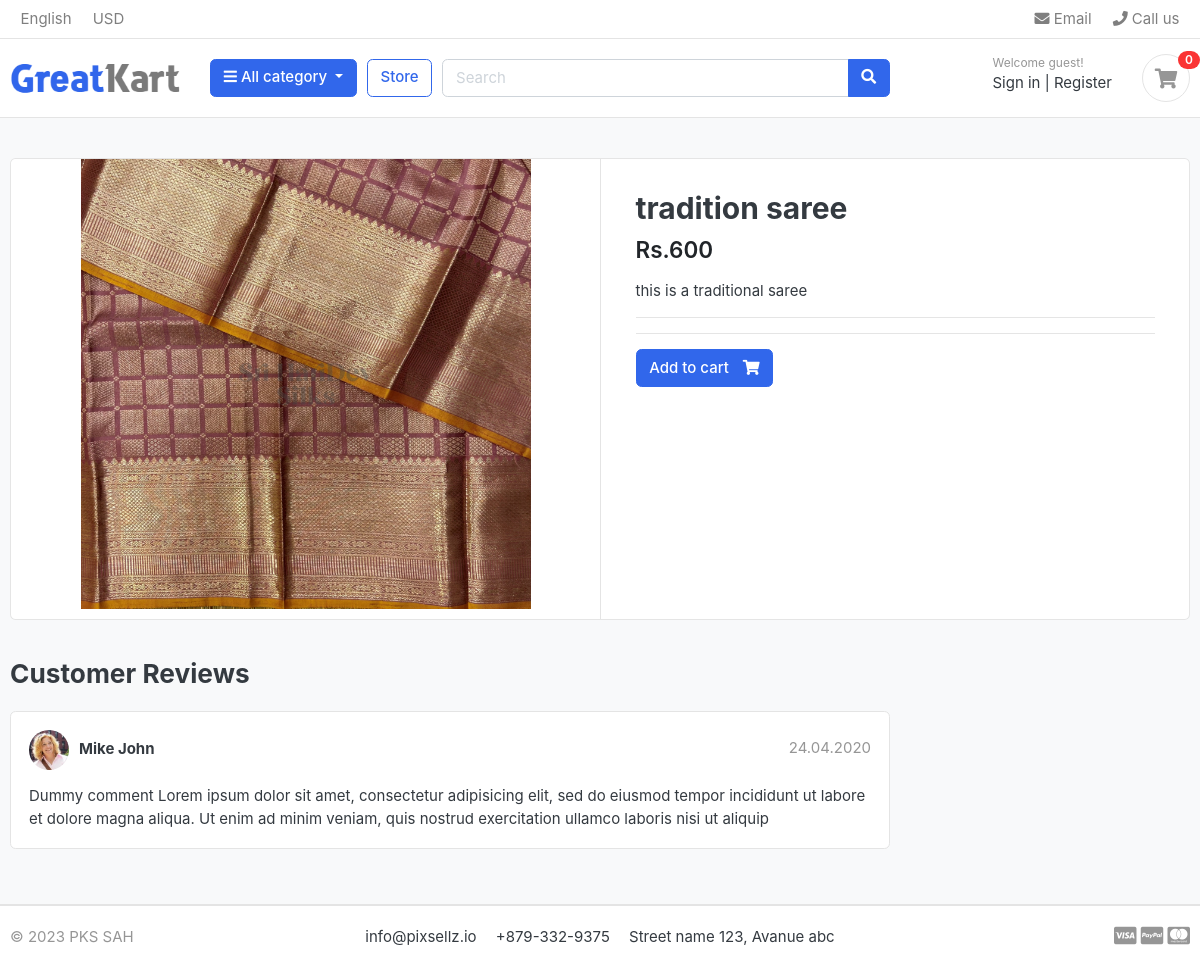
Screenshot of /store/traditional-saree/tradition-saree/ with the database file from the repository.
### store/models.py (models this page shows, shortened)
class Product(models.Model):
    product_name = models.CharField(max_length=200, unique=True)
    slug = models.SlugField(max_length=200, unique=True)
    description = models.TextField(max_length=500, blank=True)
    price = models.IntegerField()
    images = models.ImageField(upload_to='photos/products')
    stock = models.IntegerField()
    is_available = models.BooleanField(default=True)
    category = models.ForeignKey(Category, on_delete=models.CASCADE)
    created_date = models.DateField(auto_now_add=True)
    modified_date = models.DateTimeField(auto_now=True)

### store/views.py (the view)
# urls.py: path('<slug:category_slug>/<slug:product_slug>/', views.product_detail, name='product_detail'),
def product_detail(request, category_slug, product_slug):
    try:
        single_product = Product.objects.get(category__slug=category_slug, slug=product_slug)
    except Exception as e:
        raise e
    context = {
        'single_product' : single_product,
    }
    return render(request, 'store/product_detail.html', context)

### category/context_processors.py (called while the page is built)
def menu_links(request):
    links = Category.objects.all()
    return dict(links=links)

### category/models.py (called while the page is built)
    def get_url(self):
        return reverse('product_by_category', args=[self.slug])

### templates/store/product_detail.html
{% extends 'base.html' %}
{% load static %}
{% block content %}
<section class="section-content padding-y bg">
    <div class="container">
    <div class="card">
        <div class="row no-gutters">
            <aside class="col-md-6">
    <article class="gallery-wrap">
        <div class="img-big-wrap">
           <a href="#"><img src="{{single_product.images.url}}"></a>
        </div>
    </article>
            </aside>
            <main class="col-md-6 border-left">
    <article class="content-body">
    <h2 class="title">{{ single_product.product_name }}</h2>
    <div class="mb-3">
        <var class="price h4">Rs.{{single_product.price}}</var>
    </div>
    <p>{{single_product.description}}</p>
    <hr>
        <hr>
        {% if single_product.stock <= 0 %}
           <h5 class="text-danger">Out of Stock</h5>
        {% else %}
            <a href="{% url 'add_cart' single_product.id %}" class="btn  btn-primary"> <span class="text">Add to cart</span> <i class="fas fa-shopping-cart"></i>  </a>
          {%endif%}
        </article>
            </main>
        </div>
    </div>
    <br>
    <div class="row">
                <div class="col-md-9">
        <header class="section-heading">
            <h3>Customer Reviews </h3>
        </header>
        <article class="box mb-3">
            <div class="icontext w-100">
                <img src="{% static './images/avatars/avatar1.jpg' %}" class="img-xs icon rounded-circle">
                <div class="text">
                    <span class="date text-muted float-md-right">24.04.2020 </span>
                    <h6 class="mb-1">Mike John </h6>
                </div>
            </div>
            <div class="mt-3">
                <p>
                    Dummy comment Lorem ipsum dolor sit amet, consectetur adipisicing elit, sed do eiusmod
                    tempor incididunt ut labore et dolore magna aliqua. Ut enim ad minim veniam,
                    quis nostrud exercitation ullamco laboris nisi ut aliquip
                </p>
            </div>
        </article>
        </div>
    </div>
    </div>
    </section>
{% endblock %}

### static/css/ui.css (style rules this page uses)
html { font-family: "Inter", sans-serif; font-size: 15px; }
.content-body { flex: 1 1 auto; padding: 2rem 2.3rem; }
.img-xs, .img-sm, .img-md, .img-lg { -o-object-fit: cover; object-fit: cover; flex-shrink: 0; flex-grow: 0; }
.img-xs { width: 40px; height: 40px; }
.padding-y { padding-top: 40px; padding-bottom: 40px; }
var { font-style: normal; }
article:after, .form-group:after { display: block; clear: both; content: ""; }
.bg { background-color: #f8f9fa; }
.section-heading { margin-bottom: 20px; margin-top: 15px; }
p:last-child { margin-bottom: 0; }
.btn .text + i { margin-left: 10px; }
.icontext { display: inline-flex; align-items: center; vertical-align: middle; }
.icontext .text { width: 100%; line-height: 1.2; }
.icontext .icon { position: relative; margin-right: 10px; flex-shrink: 0; flex-grow: 0; }
.price { font-weight: 600; color: #212529; }
.box { padding: 18px; background: #fff; border-radius: 0.37rem; border: 1px solid #e4e4e4; }
.box img { max-width: 100%; }
.gallery-wrap .img-big-wrap { margin-bottom: 10px; border-radius: 0.37rem; overflow: hidden; background-color: #fff; }
.gallery-wrap .img-big-wrap a { text-align: center; display: block; }
.gallery-wrap .img-big-wrap img { height: 450px; width: auto; display: inline-block; }

### rows the page displays
Product: images (picture), product_name "tradition saree", price "600", description "this is a traditional saree"
